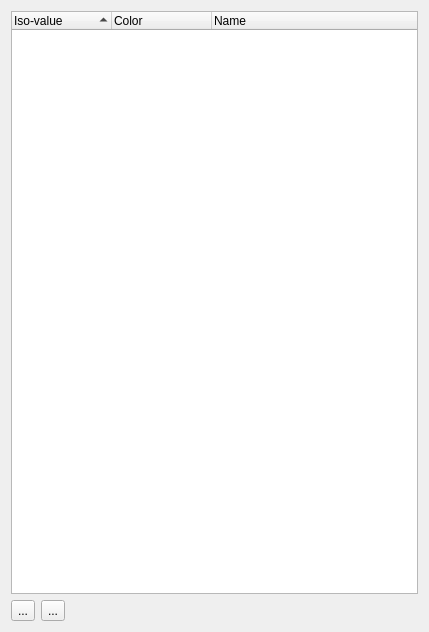
<ui version="4.0" >
 <class>Isovalues_list</class>
 <widget class="QWidget" name="Isovalues_list" >
  <property name="geometry" >
   <rect>
    <x>0</x>
    <y>0</y>
    <width>429</width>
    <height>632</height>
   </rect>
  </property>
  <property name="windowTitle" >
   <string>Form</string>
  </property>
  <layout class="QVBoxLayout" >
   <item>
    <widget class="QTreeWidget" name="treeWidget" >
     <property name="frameShape" >
      <enum>QFrame::StyledPanel</enum>
     </property>
     <property name="lineWidth" >
      <number>1</number>
     </property>
     <property name="editTriggers" >
      <set>QAbstractItemView::AnyKeyPressed|QAbstractItemView::DoubleClicked|QAbstractItemView::EditKeyPressed|QAbstractItemView::NoEditTriggers|QAbstractItemView::SelectedClicked</set>
     </property>
     <property name="alternatingRowColors" >
      <bool>true</bool>
     </property>
     <property name="selectionMode" >
      <enum>QAbstractItemView::ExtendedSelection</enum>
     </property>
     <property name="indentation" >
      <number>0</number>
     </property>
     <property name="rootIsDecorated" >
      <bool>false</bool>
     </property>
     <property name="uniformRowHeights" >
      <bool>true</bool>
     </property>
     <property name="itemsExpandable" >
      <bool>false</bool>
     </property>
     <property name="sortingEnabled" >
      <bool>true</bool>
     </property>
     <property name="allColumnsShowFocus" >
      <bool>false</bool>
     </property>
     <property name="columnCount" >
      <number>3</number>
     </property>
     <column>
      <property name="text" >
       <string>Iso-value</string>
      </property>
     </column>
     <column>
      <property name="text" >
       <string>Color</string>
      </property>
     </column>
     <column>
      <property name="text" >
       <string>Name</string>
      </property>
     </column>
    </widget>
   </item>
   <item>
    <layout class="QHBoxLayout" >
     <item>
      <widget class="QToolButton" name="plusButton" >
       <property name="text" >
        <string>...</string>
       </property>
       <property name="icon" >
        <iconset resource="../isovalues_list.qrc" >:/isovalues/plus.png</iconset>
       </property>
      </widget>
     </item>
     <item>
      <widget class="QToolButton" name="minusButton" >
       <property name="text" >
        <string>...</string>
       </property>
       <property name="icon" >
        <iconset resource="../isovalues_list.qrc" >:/isovalues/minus.png</iconset>
       </property>
       <property name="shortcut" >
        <string>Del</string>
       </property>
      </widget>
     </item>
     <item>
      <spacer>
       <property name="orientation" >
        <enum>Qt::Horizontal</enum>
       </property>
       <property name="sizeHint" >
        <size>
         <width>40</width>
         <height>20</height>
        </size>
       </property>
      </spacer>
     </item>
    </layout>
   </item>
  </layout>
 </widget>
 <resources>
  <include location="../surface_mesher.qrc" />
  <include location="../isovalues_list.qrc" />
 </resources>
 <connections/>
</ui>
